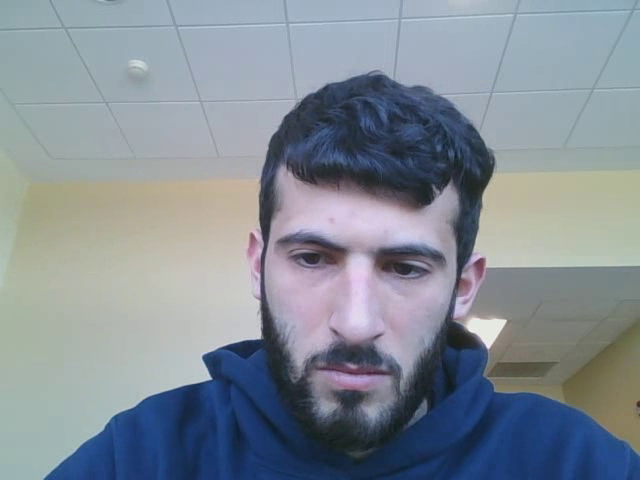
#> input picture frame 9 of image-processing/VID_CAP_0.avi, 640 x 480 px, given in place of the camera
$ python balloon_video.py   (Python 2 division)   (older library calls are emulated)
#> lines starting #> are read from the running program, lines starting #| are printed output that depends on the picture; after the words box and inside, x2 and y2 are one past the last pixel; in counts of white or black regions, pixels touching at a corner belong together
#> in find_balloons, im is the input picture: shape (480, 640, 3); mean B, G, R 149.8, 140.2, 131
import cv2
import numpy as np
import math
import zmqimage
import time


# out = cv2.VideoWriter('output.avi',fourcc, 20.0, (640,480))

# Basically, use these things to look for balloon looking things.
# http://docs.opencv.org/3.2.0/d1/d32/tutorial_py_contour_properties.html

# hsv red is [[[  0 255 255]]]


#low_red = np.array([300, 70, 70])
#upper_red = np.array([360, 255, 255])


class BalloonFinder(object):

    def __init__(self):
        print "Connecting to zmqShowImage Server ... "
        #self.zmq = zmqimage.zmqConnect()
        self.cam = cv2.VideoCapture(0)
        self.im_cnt =0;
        self.vid_cnt = 0;
        #self.low_red = np.array([0, 100, 100])
        #self.upper_red = np.array([255, 255, 255])

        # thresh from drone cam
        self.low_red = np.array([0,100,100])
        self.upper_red = np.array([255,255,255])


        #TODO(Ahmed): Replace with actual valuesi.
        self.balloon_mat = np.float32([[4,0,0],
                                       [-4,0,0],
                                       [0,5,0],
                                       [0,-5,0]])

        self.cam_matrix = np.zeros((3,3), np.float32)

        self.cam_matrix[0,0] = 7.6292554546337738e+02
        self.cam_matrix[0,1] = 0.0
        self.cam_matrix[0,2] = 3.1950000000000000e+02
        self.cam_matrix[1,0] = 0.
        self.cam_matrix[1,1] = 7.6292554546337738e+02
        self.cam_matrix[1,2] = 2.3950000000000000e+02
        self.cam_matrix[2,0] = 0.
        self.cam_matrix[2,1] = 0.
        self.cam_matrix[2,2] = 1.

        self.distcoeffs = np.zeros((1,5), np.float32)
        self.distcoeffs[0,0] = -4.5614114539630291e-01
        self.distcoeffs[0,1] = 8.8158732627801784e-01
        self.distcoeffs[0,2] = 0.
        self.distcoeffs[0,3] = 0.
        self.distcoeffs[0,4] = -2.3488206318160914e+00

    # [23 lines left out: functions save_image, save_video, not called in this run]


    def is_solid(self, contour):
        """ Checks to see if the contour is "solid".
        hard to describe in text but google convexHull"""

        area = cv2.contourArea(contour)
        hullArea = cv2.contourArea(cv2.convexHull(contour))
        if hullArea > 0:
            solidity = area / float(hullArea)
        else:
            return False

        solid = solidity  > 0.9
        return solid


    def is_round(self, contour):
        """checks that contour is many edged"""

        peri = cv2.arcLength(contour, True)
        approx = cv2.approxPolyDP(contour, 0.02*peri, True)

        # expect very large # of edges
        if len(approx) > 5:
            return True
        return False

    def is_elliptical(self, contour):
        """git an ellipse, check if that ellipse is still close"""

        if len(contour) < 5:
            return False
        (x,y), (MA,ma), angle = cv2.fitEllipse(contour)
        ellipse = cv2.fitEllipse(contour)

        ell_area = 3.14159264*(MA/2)*(ma/2)

        eps = 0.1*cv2.arcLength(contour,True)
        aprx = cv2.approxPolyDP(contour, eps, True)
        area = cv2.contourArea(aprx)

        if area > 300:
            ratio = float(ell_area)/float(area)
            string = "area: " + str(area) + "ell_area: " + str(ell_area)
            #cv2.putText(im, string, (int(x),int(y)), font, 1, (0,255,0), 1)
            #cv2.line(im, (int(x), int(y)), (int(x),int(y)+int(MA/2)), (255,0,255))
            #cv2.line(im, (int(x), int(y)), (int(x)-int(ma/2),int(y)),(255,0,255))
        else:
            return False

        # [5 lines of commented-out code are left out]


        if 1.4 < ratio < 1.6:
            #cv2.putText(im, "Balloon", (int(x),int(y)), font, 1, (255,0,255), 9)
            return True
        else:
            return False


    def is_balloon(self, contour):

        sld = self.is_solid(contour)
        rnd = self.is_round(contour)
        ep = self.is_elliptical(contour)

        return (ep and sld and rnd)


    def filter_and_mask(self, frame):
        #blur = cv2.GaussianBlur(frame,(0,0),3)
        hsv = cv2.cvtColor(frame, cv2.COLOR_BGR2HSV)
#> hsv: shape (480, 640, 3); mean H, S, V 90.1, 58.4, 154.9
        mask = cv2.inRange(hsv, self.low_red, self.upper_red)
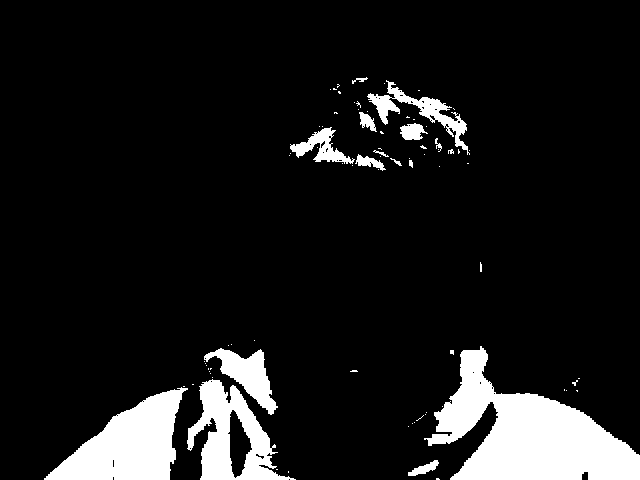
#> mask: shape (480, 640); 10.3% white; 81 white regions (65 under 20 px), largest, box (x1, y1, x2, y2) and area: (424, 346, 640, 480) 14056, (44, 387, 188, 480) 7011, (187, 379, 296, 480) 4796
        mask = cv2.erode(mask, None, iterations=2)
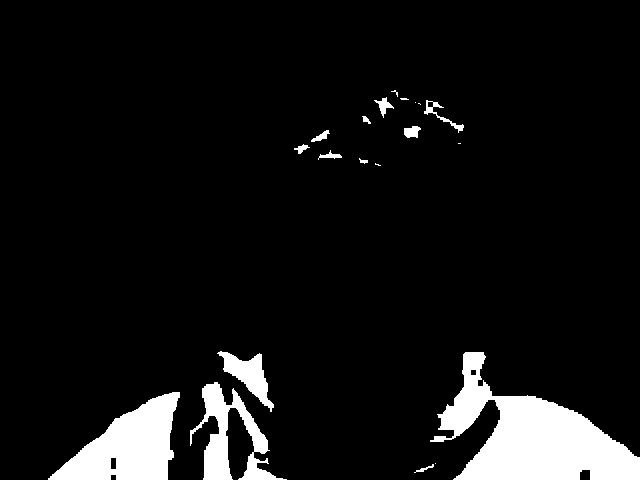
#> mask: shape (480, 640); 7.9% white; 20 white regions (7 under 20 px), largest, box (x1, y1, x2, y2) and area: (430, 352, 640, 480) 12448, (48, 392, 180, 480) 6233, (190, 382, 287, 480) 3256
        mask = cv2.dilate(mask, None, iterations=2)
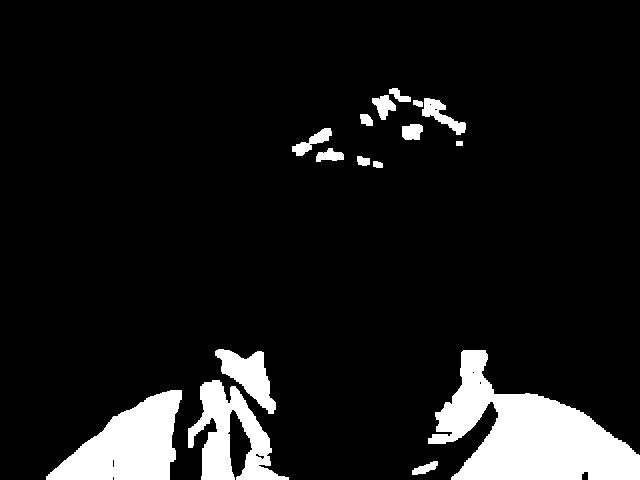
#> mask: shape (480, 640); 9.8% white; 16 white regions
        return mask

    def find_balloons(self):
        """finds list of all balloon-like contours in image
            recommended to use an image that has masked out all non-red
        """

        ret, im = self.cam.read()

        mask = self.filter_and_mask(im)

        cnts = cv2.findContours(mask.copy(), cv2.RETR_EXTERNAL, cv2.CHAIN_APPROX_SIMPLE)[-2]
#> cnts = 16 contours; largest, box (x1, y1, x2, y2) and area: (428, 350, 640, 480) 13586, (46, 390, 182, 480) 6785, (188, 380, 289, 480) 4369, (215, 349, 276, 414) 1720, (422, 98, 466, 135) 548
        balloons = []


        #TODO(Ahmed): figure out how to make this useful.
        for c in cnts:
            #peri = cv2.arcLength(c, True)
            #approx = cv2.approxPolyDP(c, 0.02*peri, True)
            if self.is_balloon(c):
                cv2.drawContours(im, [c], 0, (255,0,0), 8)

                balloons.append(c)
#> this loop made 16 passes
#> (sld in is_balloon, rnd in is_balloon) on passes 6, 7, 8, 11, 12, 13: (True, True), (False, True), (False, True), (True, True), (True, True), (True, True)
#> (sld in is_balloon, rnd in is_balloon) on passes 5, 15: (False, False), (False, True)
#> after the loop, balloons = []
        return im, balloons

    # [44 lines left out: functions extreme_points, find_vector, pick_best_balloon, find_waypoint, not called in this run]


def main():
    bf = BalloonFinder()
    while True:
        ###############################################
        # General usage example:

        # Dummy value for laptp testing.
        gps_cord=[0.624371939852,-1.37329479882,30]
        # find full list of selected balloons.
        # and an image with them drawn on.
        im, balloon_list = bf.find_balloons()
#> balloon_list = []

        for b in balloon_list:
            # find the vector to that balloon
            tvec = bf.find_vector(b)

            # calculate waypoint to balloon


            print "====Vector==================="
            print tvec
            print "============================="
#> this loop made 0 passes
            # [13 lines of commented-out code are left out]
        k = cv2.waitKey(5) & 0xFF
#> (key Esc is pressed here)
        if k ==27:
            break


if __name__ == '__main__':
    main()

$ run again, starting later in the video
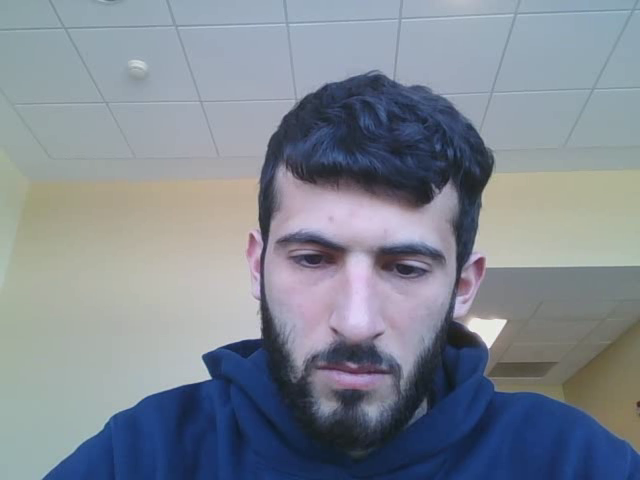
#> input picture frame 40 of image-processing/VID_CAP_0.avi, 640 x 480 px, given in place of the camera
#> in find_balloons, im is the input picture: shape (480, 640, 3); mean B, G, R 146.5, 135.4, 127.7
#> hsv: shape (480, 640, 3); mean H, S, V 91.1, 59, 151.2
#> in filter_and_mask, `mask = cv2.dilate(mask, None, iterations=2)`:
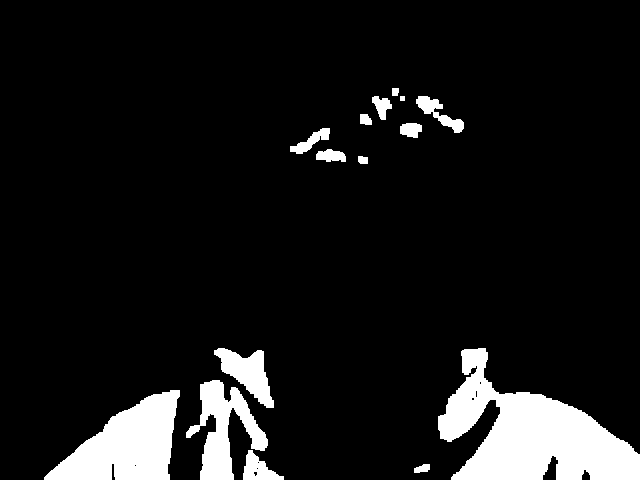
#> mask: shape (480, 640); 9.3% white; 15 white regions
#> cnts = 15 contours, 1 with area under 20; largest, box (x1, y1, x2, y2) and area: (438, 348, 640, 480) 13162, (44, 390, 180, 480) 6708, (186, 380, 268, 480) 3269, (214, 348, 274, 408) 1598, (243, 450, 284, 480) 592
#> the loop in find_balloons, `for c in cnts:` made 15 passes
#> (sld in is_balloon, rnd in is_balloon) on passes 1, 7, 8, 10, 11, 14, 15: (False, True), (True, False), (False, True), (True, True), (True, True), (False, True), (True, True)
#> after the loop in find_balloons, `for c in cnts:`:
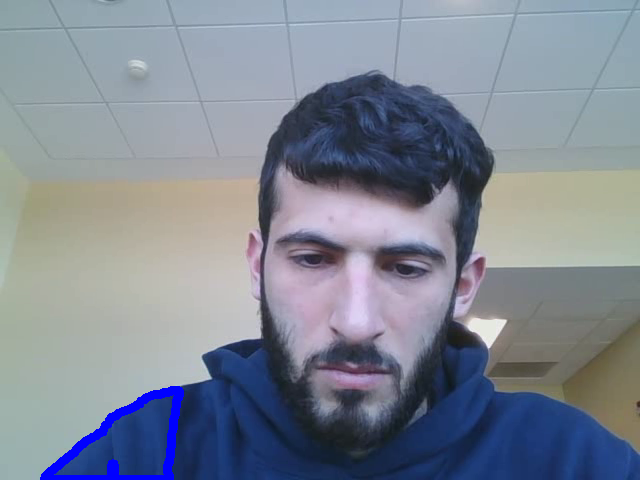
#> im: shape (480, 640, 3); 1.01% of pixels changed, all inside (x1, y1, x2, y2) = (40, 386, 184, 480)
#> after the loop in find_balloons, `for c in cnts:`: balloons = 1 contour; box (x1, y1, x2, y2) and area: (44, 390, 180, 480) 6708
#> balloon_list has the same summary as balloons in find_balloons
#> the loop in main, `for b in balloon_list:` made 1 pass
#> tvec on pass 1: [-30.95, 29.7, 55.24]
#> (printed output is left out)

$ run again, starting later in the video
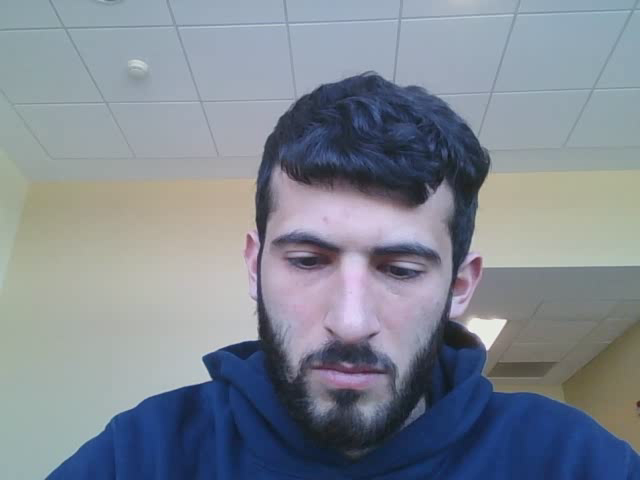
#> input picture frame 72 of image-processing/VID_CAP_0.avi, 640 x 480 px, given in place of the camera
#> in find_balloons, im is the input picture: shape (480, 640, 3); mean B, G, R 146.5, 135.6, 127.9
#> hsv: shape (480, 640, 3); mean H, S, V 90.8, 58.6, 151.2
#> in filter_and_mask, `mask = cv2.dilate(mask, None, iterations=2)`:
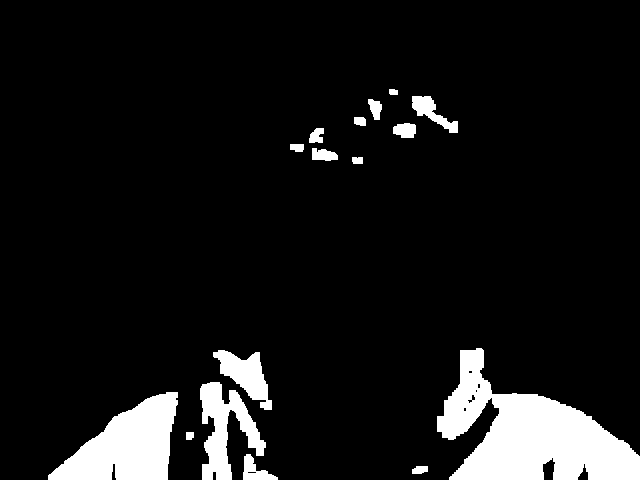
#> mask: shape (480, 640); 8.9% white; 16 white regions
#> cnts = 16 contours; largest, box (x1, y1, x2, y2) and area: (437, 348, 640, 480) 13224, (48, 392, 178, 480) 6372, (200, 382, 266, 480) 2798, (213, 350, 272, 410) 1518, (412, 96, 458, 133) 586
#> the loop in find_balloons, `for c in cnts:` made 16 passes
#> (sld in is_balloon, rnd in is_balloon) on passes 1, 3, 8, 9, 10, 11, 12, 13: (True, True), (True, True), (True, True), (False, True), (True, True), (False, True), (True, True), (True, True)
#> after the loop in find_balloons, `for c in cnts:`:
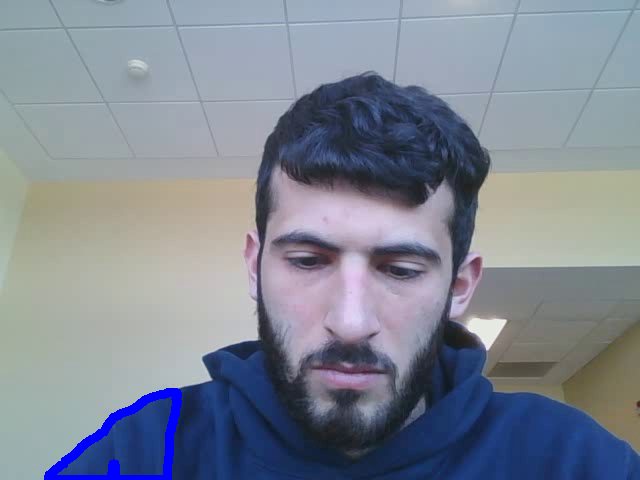
#> im: shape (480, 640, 3); 0.98% of pixels changed, all inside (x1, y1, x2, y2) = (44, 388, 182, 480)
#> after the loop in find_balloons, `for c in cnts:`: balloons = 1 contour; box (x1, y1, x2, y2) and area: (48, 392, 178, 480) 6372
#> balloon_list has the same summary as balloons in find_balloons
#> the loop in main, `for b in balloon_list:` made 1 pass
#> tvec on pass 1: [-60.69, 56.63, 105.3]
#> (printed output is left out)
